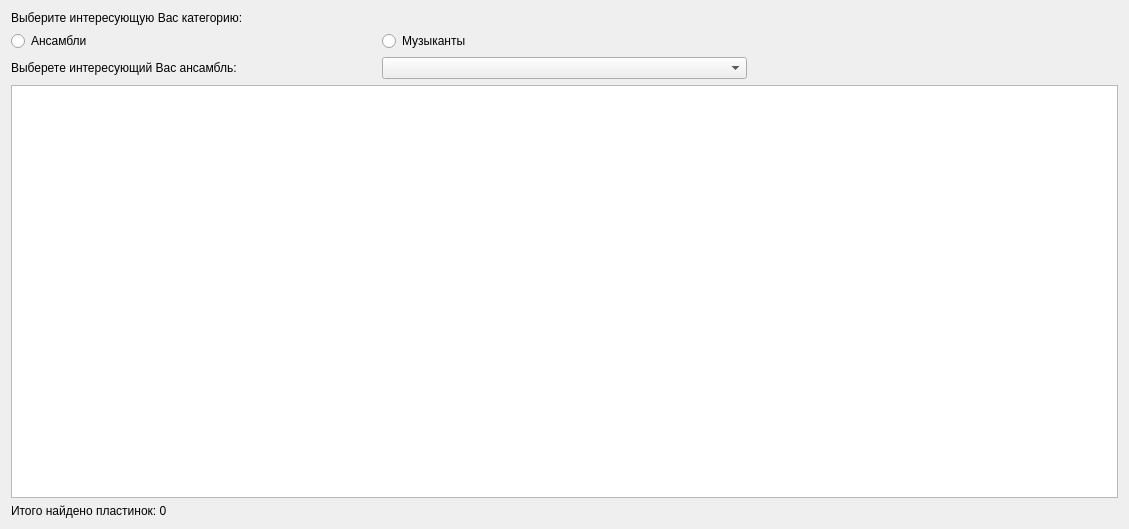
<?xml version="1.0" encoding="UTF-8"?>
<ui version="4.0">
 <class>ShowWindow2</class>
 <widget class="QWidget" name="ShowWindow2">
  <property name="geometry">
   <rect>
    <x>0</x>
    <y>0</y>
    <width>1129</width>
    <height>529</height>
   </rect>
  </property>
  <property name="windowTitle">
   <string>Form</string>
  </property>
  <layout class="QGridLayout" name="gridLayout">
   <item row="0" column="0" colspan="2">
    <widget class="QLabel" name="label2">
     <property name="text">
      <string>Выберите интересующую Вас категорию:</string>
     </property>
    </widget>
   </item>
   <item row="1" column="0">
    <widget class="QRadioButton" name="ensembleButton">
     <property name="text">
      <string>Ансамбли</string>
     </property>
    </widget>
   </item>
   <item row="1" column="1" colspan="2">
    <widget class="QRadioButton" name="musicianButton">
     <property name="text">
      <string>Музыканты</string>
     </property>
    </widget>
   </item>
   <item row="3" column="0" colspan="3">
    <widget class="QTableView" name="tableView">
     <property name="editTriggers">
      <set>QAbstractItemView::NoEditTriggers</set>
     </property>
     <property name="selectionBehavior">
      <enum>QAbstractItemView::SelectRows</enum>
     </property>
    </widget>
   </item>
   <item row="4" column="0">
    <widget class="QLabel" name="countLabel">
     <property name="text">
      <string>Итого найдено пластинок: 0</string>
     </property>
    </widget>
   </item>
   <item row="2" column="0">
    <widget class="QLabel" name="label">
     <property name="text">
      <string>Выберете интересующий Вас ансамбль:</string>
     </property>
    </widget>
   </item>
   <item row="2" column="1">
    <widget class="QComboBox" name="comboBox"/>
   </item>
  </layout>
 </widget>
 <resources/>
 <connections/>
</ui>
